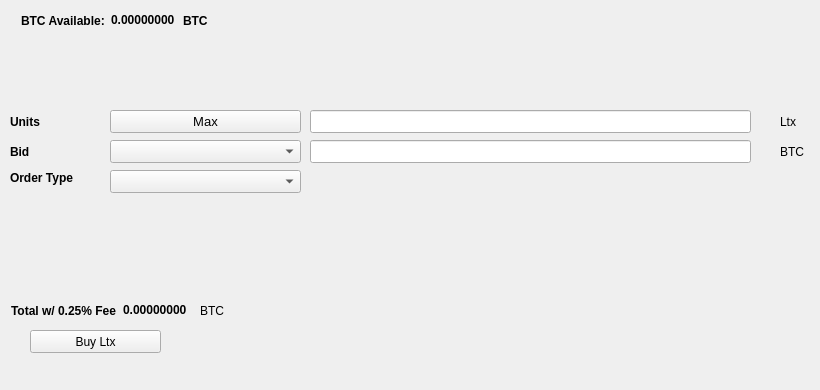
   <widget class="QWidget" name="BuyTab">
    <attribute name="title">
     <string>Buy</string>
    </attribute>
    <widget class="QPushButton" name="BuyLtx">
     <property name="geometry">
      <rect>
       <x>30</x>
       <y>330</y>
       <width>131</width>
       <height>23</height>
      </rect>
     </property>
     <property name="text">
      <string>Buy Ltx</string>
     </property>
     <property name="icon">
      <iconset resource="../ltx.qrc">
       <normaloff>:/icons/bitcoin</normaloff>:/icons/bitcoin</iconset>
     </property>
    </widget>
    <widget class="QLabel" name="label_3">
     <property name="geometry">
      <rect>
       <x>10</x>
       <y>110</y>
       <width>46</width>
       <height>23</height>
      </rect>
     </property>
     <property name="font">
      <font>
       <weight>75</weight>
       <bold>true</bold>
      </font>
     </property>
     <property name="text">
      <string>Units</string>
     </property>
    </widget>
    <widget class="QLineEdit" name="UnitsInput">
     <property name="geometry">
      <rect>
       <x>310</x>
       <y>110</y>
       <width>441</width>
       <height>23</height>
      </rect>
     </property>
     <property name="font">
      <font>
       <pointsize>9</pointsize>
       <weight>75</weight>
       <bold>true</bold>
      </font>
     </property>
    </widget>
    <widget class="QLineEdit" name="BuyBidPriceEdit">
     <property name="geometry">
      <rect>
       <x>310</x>
       <y>140</y>
       <width>441</width>
       <height>23</height>
      </rect>
     </property>
     <property name="font">
      <font>
       <pointsize>9</pointsize>
       <weight>75</weight>
       <bold>true</bold>
      </font>
     </property>
    </widget>
    <widget class="QLabel" name="label_4">
     <property name="geometry">
      <rect>
       <x>780</x>
       <y>110</y>
       <width>31</width>
       <height>23</height>
      </rect>
     </property>
     <property name="text">
      <string>Ltx</string>
     </property>
    </widget>
    <widget class="QLabel" name="label_5">
     <property name="geometry">
      <rect>
       <x>780</x>
       <y>140</y>
       <width>31</width>
       <height>23</height>
      </rect>
     </property>
     <property name="text">
      <string>BTC</string>
     </property>
    </widget>
    <widget class="QLabel" name="label_6">
     <property name="geometry">
      <rect>
       <x>10</x>
       <y>140</y>
       <width>46</width>
       <height>23</height>
      </rect>
     </property>
     <property name="font">
      <font>
       <weight>75</weight>
       <bold>true</bold>
      </font>
     </property>
     <property name="text">
      <string>Bid</string>
     </property>
    </widget>
    <widget class="QLabel" name="label_7">
     <property name="geometry">
      <rect>
       <x>10</x>
       <y>170</y>
       <width>91</width>
       <height>16</height>
      </rect>
     </property>
     <property name="font">
      <font>
       <weight>75</weight>
       <bold>true</bold>
      </font>
     </property>
     <property name="text">
      <string>Order Type</string>
     </property>
    </widget>
    <widget class="QPushButton" name="Buy_Max_Amount">
     <property name="geometry">
      <rect>
       <x>110</x>
       <y>110</y>
       <width>191</width>
       <height>23</height>
      </rect>
     </property>
     <property name="font">
      <font>
       <pointsize>10</pointsize>
      </font>
     </property>
     <property name="text">
      <string>Max</string>
     </property>
    </widget>
    <widget class="QComboBox" name="BuyBidcomboBox">
     <property name="geometry">
      <rect>
       <x>110</x>
       <y>140</y>
       <width>191</width>
       <height>23</height>
      </rect>
     </property>
     <property name="font">
      <font>
       <pointsize>10</pointsize>
      </font>
     </property>
    </widget>
    <widget class="QComboBox" name="buyOrdertypeCombo">
     <property name="geometry">
      <rect>
       <x>110</x>
       <y>170</y>
       <width>191</width>
       <height>23</height>
      </rect>
     </property>
     <property name="font">
      <font>
       <pointsize>10</pointsize>
      </font>
     </property>
    </widget>
    <widget class="QWidget" name="layoutWidget1">
     <property name="geometry">
      <rect>
       <x>21</x>
       <y>11</y>
       <width>227</width>
       <height>19</height>
      </rect>
     </property>
     <layout class="QHBoxLayout" name="horizontalLayout_3">
      <item>
       <widget class="QLabel" name="label232">
        <property name="font">
         <font>
          <weight>75</weight>
          <bold>true</bold>
         </font>
        </property>
        <property name="text">
         <string>BTC Available:</string>
        </property>
       </widget>
      </item>
      <item>
       <widget class="QLabel" name="BtcAvailableLbl">
        <property name="palette">
         <palette>
          <active>
           <colorrole role="WindowText">
            <brush brushstyle="SolidPattern">
             <color alpha="255">
              <red>0</red>
              <green>0</green>
              <blue>0</blue>
             </color>
            </brush>
           </colorrole>
           <colorrole role="Button">
            <brush brushstyle="SolidPattern">
             <color alpha="255">
              <red>0</red>
              <green>170</green>
              <blue>0</blue>
             </color>
            </brush>
           </colorrole>
           <colorrole role="Light">
            <brush brushstyle="SolidPattern">
             <color alpha="255">
              <red>0</red>
              <green>255</green>
              <blue>0</blue>
             </color>
            </brush>
           </colorrole>
           <colorrole role="Midlight">
            <brush brushstyle="SolidPattern">
             <color alpha="255">
              <red>0</red>
              <green>212</green>
              <blue>0</blue>
             </color>
            </brush>
           </colorrole>
           <colorrole role="Dark">
            <brush brushstyle="SolidPattern">
             <color alpha="255">
              <red>0</red>
              <green>85</green>
              <blue>0</blue>
             </color>
            </brush>
           </colorrole>
           <colorrole role="Mid">
            <brush brushstyle="SolidPattern">
             <color alpha="255">
              <red>0</red>
              <green>113</green>
              <blue>0</blue>
             </color>
            </brush>
           </colorrole>
           <colorrole role="Text">
            <brush brushstyle="SolidPattern">
             <color alpha="255">
              <red>0</red>
              <green>170</green>
              <blue>0</blue>
             </color>
            </brush>
           </colorrole>
           <colorrole role="BrightText">
            <brush brushstyle="SolidPattern">
             <color alpha="255">
              <red>255</red>
              <green>255</green>
              <blue>255</blue>
             </color>
            </brush>
           </colorrole>
           <colorrole role="ButtonText">
            <brush brushstyle="SolidPattern">
             <color alpha="255">
              <red>0</red>
              <green>0</green>
              <blue>0</blue>
             </color>
            </brush>
           </colorrole>
           <colorrole role="Base">
            <brush brushstyle="SolidPattern">
             <color alpha="255">
              <red>255</red>
              <green>255</green>
              <blue>255</blue>
             </color>
            </brush>
           </colorrole>
           <colorrole role="Window">
            <brush brushstyle="SolidPattern">
             <color alpha="255">
              <red>0</red>
              <green>170</green>
              <blue>0</blue>
             </color>
            </brush>
           </colorrole>
           <colorrole role="Shadow">
            <brush brushstyle="SolidPattern">
             <color alpha="255">
              <red>0</red>
              <green>0</green>
              <blue>0</blue>
             </color>
            </brush>
           </colorrole>
           <colorrole role="AlternateBase">
            <brush brushstyle="SolidPattern">
             <color alpha="255">
              <red>127</red>
              <green>212</green>
              <blue>127</blue>
             </color>
            </brush>
           </colorrole>
           <colorrole role="ToolTipBase">
            <brush brushstyle="SolidPattern">
             <color alpha="255">
              <red>255</red>
              <green>255</green>
              <blue>220</blue>
             </color>
            </brush>
           </colorrole>
           <colorrole role="ToolTipText">
            <brush brushstyle="SolidPattern">
             <color alpha="255">
              <red>0</red>
              <green>0</green>
              <blue>0</blue>
             </color>
            </brush>
           </colorrole>
          </active>
          <inactive>
           <colorrole role="WindowText">
            <brush brushstyle="SolidPattern">
             <color alpha="255">
              <red>0</red>
              <green>0</green>
              <blue>0</blue>
             </color>
            </brush>
           </colorrole>
           <colorrole role="Button">
            <brush brushstyle="SolidPattern">
             <color alpha="255">
              <red>0</red>
              <green>170</green>
              <blue>0</blue>
             </color>
            </brush>
           </colorrole>
           <colorrole role="Light">
            <brush brushstyle="SolidPattern">
             <color alpha="255">
              <red>0</red>
              <green>255</green>
              <blue>0</blue>
             </color>
            </brush>
           </colorrole>
           <colorrole role="Midlight">
            <brush brushstyle="SolidPattern">
             <color alpha="255">
              <red>0</red>
              <green>212</green>
              <blue>0</blue>
             </color>
            </brush>
           </colorrole>
           <colorrole role="Dark">
            <brush brushstyle="SolidPattern">
             <color alpha="255">
              <red>0</red>
              <green>85</green>
              <blue>0</blue>
             </color>
            </brush>
           </colorrole>
           <colorrole role="Mid">
            <brush brushstyle="SolidPattern">
             <color alpha="255">
              <red>0</red>
              <green>113</green>
              <blue>0</blue>
             </color>
            </brush>
           </colorrole>
           <colorrole role="Text">
            <brush brushstyle="SolidPattern">
             <color alpha="255">
              <red>0</red>
              <green>170</green>
              <blue>0</blue>
             </color>
            </brush>
           </colorrole>
           <colorrole role="BrightText">
            <brush brushstyle="SolidPattern">
             <color alpha="255">
              <red>255</red>
              <green>255</green>
              <blue>255</blue>
             </color>
            </brush>
           </colorrole>
           <colorrole role="ButtonText">
            <brush brushstyle="SolidPattern">
             <color alpha="255">
              <red>0</red>
              <green>0</green>
              <blue>0</blue>
             </color>
            </brush>
           </colorrole>
           <colorrole role="Base">
            <brush brushstyle="SolidPattern">
             <color alpha="255">
              <red>255</red>
              <green>255</green>
              <blue>255</blue>
             </color>
            </brush>
           </colorrole>
           <colorrole role="Window">
            <brush brushstyle="SolidPattern">
             <color alpha="255">
              <red>0</red>
              <green>170</green>
              <blue>0</blue>
             </color>
            </brush>
           </colorrole>
           <colorrole role="Shadow">
            <brush brushstyle="SolidPattern">
             <color alpha="255">
              <red>0</red>
              <green>0</green>
              <blue>0</blue>
             </color>
            </brush>
           </colorrole>
           <colorrole role="AlternateBase">
            <brush brushstyle="SolidPattern">
             <color alpha="255">
              <red>127</red>
              <green>212</green>
              <blue>127</blue>
             </color>
            </brush>
           </colorrole>
           <colorrole role="ToolTipBase">
            <brush brushstyle="SolidPattern">
             <color alpha="255">
              <red>255</red>
              <green>255</green>
              <blue>220</blue>
             </color>
            </brush>
           </colorrole>
           <colorrole role="ToolTipText">
            <brush brushstyle="SolidPattern">
             <color alpha="255">
              <red>0</red>
              <green>0</green>
              <blue>0</blue>
             </color>
            </brush>
           </colorrole>
          </inactive>
          <disabled>
           <colorrole role="WindowText">
            <brush brushstyle="SolidPattern">
             <color alpha="255">
              <red>0</red>
              <green>85</green>
              <blue>0</blue>
             </color>
            </brush>
           </colorrole>
           <colorrole role="Button">
            <brush brushstyle="SolidPattern">
             <color alpha="255">
              <red>0</red>
              <green>170</green>
              <blue>0</blue>
             </color>
            </brush>
           </colorrole>
           <colorrole role="Light">
            <brush brushstyle="SolidPattern">
             <color alpha="255">
              <red>0</red>
              <green>255</green>
              <blue>0</blue>
             </color>
            </brush>
           </colorrole>
           <colorrole role="Midlight">
            <brush brushstyle="SolidPattern">
             <color alpha="255">
              <red>0</red>
              <green>212</green>
              <blue>0</blue>
             </color>
            </brush>
           </colorrole>
           <colorrole role="Dark">
            <brush brushstyle="SolidPattern">
             <color alpha="255">
              <red>0</red>
              <green>85</green>
              <blue>0</blue>
             </color>
            </brush>
           </colorrole>
           <colorrole role="Mid">
            <brush brushstyle="SolidPattern">
             <color alpha="255">
              <red>0</red>
              <green>113</green>
              <blue>0</blue>
             </color>
            </brush>
           </colorrole>
           <colorrole role="Text">
            <brush brushstyle="SolidPattern">
             <color alpha="255">
              <red>0</red>
              <green>85</green>
              <blue>0</blue>
             </color>
            </brush>
           </colorrole>
           <colorrole role="BrightText">
            <brush brushstyle="SolidPattern">
             <color alpha="255">
              <red>255</red>
              <green>255</green>
              <blue>255</blue>
             </color>
            </brush>
           </colorrole>
           <colorrole role="ButtonText">
            <brush brushstyle="SolidPattern">
             <color alpha="255">
              <red>0</red>
              <green>85</green>
              <blue>0</blue>
             </color>
            </brush>
           </colorrole>
           <colorrole role="Base">
            <brush brushstyle="SolidPattern">
             <color alpha="255">
              <red>0</red>
              <green>170</green>
              <blue>0</blue>
             </color>
            </brush>
           </colorrole>
           <colorrole role="Window">
            <brush brushstyle="SolidPattern">
             <color alpha="255">
              <red>0</red>
              <green>170</green>
              <blue>0</blue>
             </color>
            </brush>
           </colorrole>
           <colorrole role="Shadow">
            <brush brushstyle="SolidPattern">
             <color alpha="255">
              <red>0</red>
              <green>0</green>
              <blue>0</blue>
             </color>
            </brush>
           </colorrole>
           <colorrole role="AlternateBase">
            <brush brushstyle="SolidPattern">
             <color alpha="255">
              <red>0</red>
              <green>170</green>
              <blue>0</blue>
             </color>
            </brush>
           </colorrole>
           <colorrole role="ToolTipBase">
            <brush brushstyle="SolidPattern">
             <color alpha="255">
              <red>255</red>
              <green>255</green>
              <blue>220</blue>
             </color>
            </brush>
           </colorrole>
           <colorrole role="ToolTipText">
            <brush brushstyle="SolidPattern">
             <color alpha="255">
              <red>0</red>
              <green>0</green>
              <blue>0</blue>
             </color>
            </brush>
           </colorrole>
          </disabled>
         </palette>
        </property>
        <property name="font">
         <font>
          <weight>75</weight>
          <bold>true</bold>
         </font>
        </property>
        <property name="text">
         <string>0.00000000</string>
        </property>
        <property name="textInteractionFlags">
         <set>Qt::LinksAccessibleByMouse|Qt::TextSelectableByKeyboard|Qt::TextSelectableByMouse</set>
        </property>
       </widget>
      </item>
      <item>
       <widget class="QLabel" name="BtcAvailableLbl_2">
        <property name="font">
         <font>
          <weight>75</weight>
          <bold>true</bold>
         </font>
        </property>
        <property name="text">
         <string>BTC</string>
        </property>
       </widget>
      </item>
     </layout>
    </widget>
    <widget class="QWidget" name="layoutWidge2">
     <property name="geometry">
      <rect>
       <x>11</x>
       <y>301</y>
       <width>259</width>
       <height>19</height>
      </rect>
     </property>
     <layout class="QHBoxLayout" name="horizontalLayout_4">
      <item>
       <widget class="QLabel" name="label_9">
        <property name="font">
         <font>
          <weight>75</weight>
          <bold>true</bold>
         </font>
        </property>
        <property name="text">
         <string>Total w/ 0.25% Fee</string>
        </property>
       </widget>
      </item>
      <item>
       <widget class="QLabel" name="BuyCostLabel">
        <property name="palette">
         <palette>
          <active>
           <colorrole role="WindowText">
            <brush brushstyle="SolidPattern">
             <color alpha="255">
              <red>0</red>
              <green>0</green>
              <blue>0</blue>
             </color>
            </brush>
           </colorrole>
           <colorrole role="Button">
            <brush brushstyle="SolidPattern">
             <color alpha="255">
              <red>0</red>
              <green>170</green>
              <blue>0</blue>
             </color>
            </brush>
           </colorrole>
           <colorrole role="Light">
            <brush brushstyle="SolidPattern">
             <color alpha="255">
              <red>0</red>
              <green>255</green>
              <blue>0</blue>
             </color>
            </brush>
           </colorrole>
           <colorrole role="Midlight">
            <brush brushstyle="SolidPattern">
             <color alpha="255">
              <red>0</red>
              <green>212</green>
              <blue>0</blue>
             </color>
            </brush>
           </colorrole>
           <colorrole role="Dark">
            <brush brushstyle="SolidPattern">
             <color alpha="255">
              <red>0</red>
              <green>85</green>
              <blue>0</blue>
             </color>
            </brush>
           </colorrole>
           <colorrole role="Mid">
            <brush brushstyle="SolidPattern">
             <color alpha="255">
              <red>0</red>
              <green>113</green>
              <blue>0</blue>
             </color>
            </brush>
           </colorrole>
           <colorrole role="Text">
            <brush brushstyle="SolidPattern">
             <color alpha="255">
              <red>0</red>
              <green>170</green>
              <blue>0</blue>
             </color>
            </brush>
           </colorrole>
           <colorrole role="BrightText">
            <brush brushstyle="SolidPattern">
             <color alpha="255">
              <red>255</red>
              <green>255</green>
              <blue>255</blue>
             </color>
            </brush>
           </colorrole>
           <colorrole role="ButtonText">
            <brush brushstyle="SolidPattern">
             <color alpha="255">
              <red>0</red>
              <green>0</green>
              <blue>0</blue>
             </color>
            </brush>
           </colorrole>
           <colorrole role="Base">
            <brush brushstyle="SolidPattern">
             <color alpha="255">
              <red>255</red>
              <green>255</green>
              <blue>255</blue>
             </color>
            </brush>
           </colorrole>
           <colorrole role="Window">
            <brush brushstyle="SolidPattern">
             <color alpha="255">
              <red>0</red>
              <green>170</green>
              <blue>0</blue>
             </color>
            </brush>
           </colorrole>
           <colorrole role="Shadow">
            <brush brushstyle="SolidPattern">
             <color alpha="255">
              <red>0</red>
              <green>0</green>
              <blue>0</blue>
             </color>
            </brush>
           </colorrole>
           <colorrole role="AlternateBase">
            <brush brushstyle="SolidPattern">
             <color alpha="255">
              <red>127</red>
              <green>212</green>
              <blue>127</blue>
             </color>
            </brush>
           </colorrole>
           <colorrole role="ToolTipBase">
            <brush brushstyle="SolidPattern">
             <color alpha="255">
              <red>255</red>
              <green>255</green>
              <blue>220</blue>
             </color>
            </brush>
           </colorrole>
           <colorrole role="ToolTipText">
            <brush brushstyle="SolidPattern">
             <color alpha="255">
              <red>0</red>
              <green>0</green>
              <blue>0</blue>
             </color>
            </brush>
           </colorrole>
          </active>
          <inactive>
           <colorrole role="WindowText">
            <brush brushstyle="SolidPattern">
             <color alpha="255">
              <red>0</red>
              <green>0</green>
              <blue>0</blue>
             </color>
            </brush>
           </colorrole>
           <colorrole role="Button">
            <brush brushstyle="SolidPattern">
             <color alpha="255">
              <red>0</red>
              <green>170</green>
              <blue>0</blue>
             </color>
            </brush>
           </colorrole>
           <colorrole role="Light">
            <brush brushstyle="SolidPattern">
             <color alpha="255">
              <red>0</red>
              <green>255</green>
              <blue>0</blue>
             </color>
            </brush>
           </colorrole>
           <colorrole role="Midlight">
            <brush brushstyle="SolidPattern">
             <color alpha="255">
              <red>0</red>
              <green>212</green>
              <blue>0</blue>
             </color>
            </brush>
           </colorrole>
           <colorrole role="Dark">
            <brush brushstyle="SolidPattern">
             <color alpha="255">
              <red>0</red>
              <green>85</green>
              <blue>0</blue>
             </color>
            </brush>
           </colorrole>
           <colorrole role="Mid">
            <brush brushstyle="SolidPattern">
             <color alpha="255">
              <red>0</red>
              <green>113</green>
              <blue>0</blue>
             </color>
            </brush>
           </colorrole>
           <colorrole role="Text">
            <brush brushstyle="SolidPattern">
             <color alpha="255">
              <red>0</red>
              <green>170</green>
              <blue>0</blue>
             </color>
            </brush>
           </colorrole>
           <colorrole role="BrightText">
            <brush brushstyle="SolidPattern">
             <color alpha="255">
              <red>255</red>
              <green>255</green>
              <blue>255</blue>
             </color>
            </brush>
           </colorrole>
           <colorrole role="ButtonText">
            <brush brushstyle="SolidPattern">
             <color alpha="255">
              <red>0</red>
              <green>0</green>
              <blue>0</blue>
             </color>
            </brush>
           </colorrole>
           <colorrole role="Base">
            <brush brushstyle="SolidPattern">
             <color alpha="255">
              <red>255</red>
              <green>255</green>
              <blue>255</blue>
             </color>
            </brush>
           </colorrole>
           <colorrole role="Window">
            <brush brushstyle="SolidPattern">
             <color alpha="255">
              <red>0</red>
              <green>170</green>
              <blue>0</blue>
             </color>
            </brush>
           </colorrole>
           <colorrole role="Shadow">
            <brush brushstyle="SolidPattern">
             <color alpha="255">
              <red>0</red>
              <green>0</green>
              <blue>0</blue>
             </color>
            </brush>
           </colorrole>
           <colorrole role="AlternateBase">
            <brush brushstyle="SolidPattern">
             <color alpha="255">
              <red>127</red>
              <green>212</green>
              <blue>127</blue>
             </color>
            </brush>
           </colorrole>
           <colorrole role="ToolTipBase">
            <brush brushstyle="SolidPattern">
             <color alpha="255">
              <red>255</red>
              <green>255</green>
              <blue>220</blue>
             </color>
            </brush>
           </colorrole>
           <colorrole role="ToolTipText">
            <brush brushstyle="SolidPattern">
             <color alpha="255">
              <red>0</red>
              <green>0</green>
              <blue>0</blue>
             </color>
            </brush>
           </colorrole>
          </inactive>
          <disabled>
           <colorrole role="WindowText">
            <brush brushstyle="SolidPattern">
             <color alpha="255">
              <red>0</red>
              <green>85</green>
              <blue>0</blue>
             </color>
            </brush>
           </colorrole>
           <colorrole role="Button">
            <brush brushstyle="SolidPattern">
             <color alpha="255">
              <red>0</red>
              <green>170</green>
              <blue>0</blue>
             </color>
            </brush>
           </colorrole>
           <colorrole role="Light">
            <brush brushstyle="SolidPattern">
             <color alpha="255">
              <red>0</red>
              <green>255</green>
              <blue>0</blue>
             </color>
            </brush>
           </colorrole>
           <colorrole role="Midlight">
            <brush brushstyle="SolidPattern">
             <color alpha="255">
              <red>0</red>
              <green>212</green>
              <blue>0</blue>
             </color>
            </brush>
           </colorrole>
           <colorrole role="Dark">
            <brush brushstyle="SolidPattern">
             <color alpha="255">
              <red>0</red>
              <green>85</green>
              <blue>0</blue>
             </color>
            </brush>
           </colorrole>
           <colorrole role="Mid">
            <brush brushstyle="SolidPattern">
             <color alpha="255">
              <red>0</red>
              <green>113</green>
              <blue>0</blue>
             </color>
            </brush>
           </colorrole>
           <colorrole role="Text">
            <brush brushstyle="SolidPattern">
             <color alpha="255">
              <red>0</red>
              <green>85</green>
              <blue>0</blue>
             </color>
            </brush>
           </colorrole>
           <colorrole role="BrightText">
            <brush brushstyle="SolidPattern">
             <color alpha="255">
              <red>255</red>
              <green>255</green>
              <blue>255</blue>
             </color>
            </brush>
           </colorrole>
           <colorrole role="ButtonText">
            <brush brushstyle="SolidPattern">
             <color alpha="255">
              <red>0</red>
              <green>85</green>
              <blue>0</blue>
             </color>
            </brush>
           </colorrole>
           <colorrole role="Base">
            <brush brushstyle="SolidPattern">
             <color alpha="255">
              <red>0</red>
              <green>170</green>
              <blue>0</blue>
             </color>
            </brush>
           </colorrole>
           <colorrole role="Window">
            <brush brushstyle="SolidPattern">
             <color alpha="255">
              <red>0</red>
              <green>170</green>
              <blue>0</blue>
             </color>
            </brush>
           </colorrole>
           <colorrole role="Shadow">
            <brush brushstyle="SolidPattern">
             <color alpha="255">
              <red>0</red>
              <green>0</green>
              <blue>0</blue>
             </color>
            </brush>
           </colorrole>
           <colorrole role="AlternateBase">
            <brush brushstyle="SolidPattern">
             <color alpha="255">
              <red>0</red>
              <green>170</green>
              <blue>0</blue>
             </color>
            </brush>
           </colorrole>
           <colorrole role="ToolTipBase">
            <brush brushstyle="SolidPattern">
             <color alpha="255">
              <red>255</red>
              <green>255</green>
              <blue>220</blue>
             </color>
            </brush>
           </colorrole>
           <colorrole role="ToolTipText">
            <brush brushstyle="SolidPattern">
             <color alpha="255">
              <red>0</red>
              <green>0</green>
              <blue>0</blue>
             </color>
            </brush>
           </colorrole>
          </disabled>
         </palette>
        </property>
        <property name="font">
         <font>
          <weight>75</weight>
          <bold>true</bold>
         </font>
        </property>
        <property name="autoFillBackground">
         <bool>false</bool>
        </property>
        <property name="text">
         <string>0.00000000</string>
        </property>
        <property name="textInteractionFlags">
         <set>Qt::LinksAccessibleByMouse|Qt::TextSelectableByMouse</set>
        </property>
       </widget>
      </item>
      <item>
       <widget class="QLabel" name="label_10">
        <property name="font">
         <font>
          <weight>50</weight>
          <bold>false</bold>
         </font>
        </property>
        <property name="text">
         <string>BTC</string>
        </property>
       </widget>
      </item>
     </layout>
    </widget>
    <widget class="QLabel" name="label_24">
     <property name="geometry">
      <rect>
       <x>460</x>
       <y>300</y>
       <width>281</width>
       <height>81</height>
      </rect>
     </property>
     <property name="text">
      <string/>
     </property>
     <property name="pixmap">
      <pixmap>:/images/bittrex</pixmap>
     </property>
    </widget>
   </widget>
